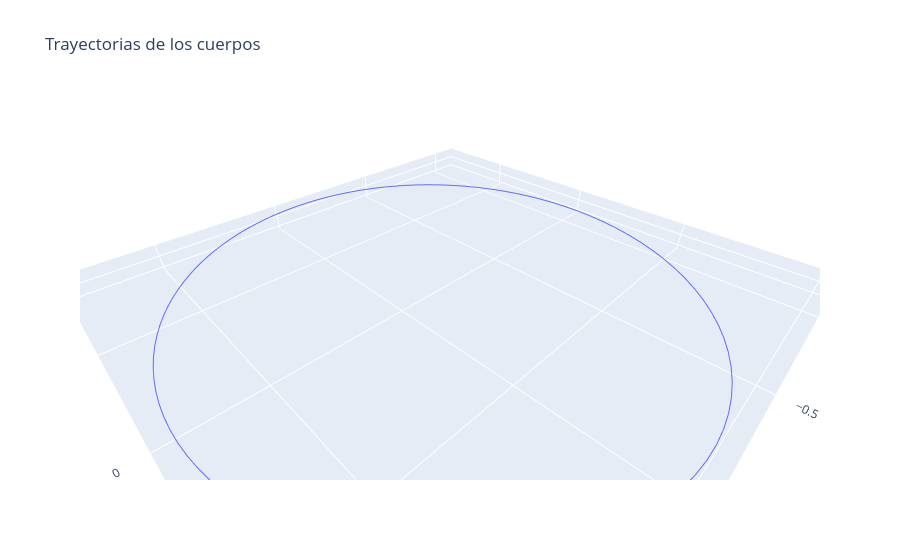

The code cell stored with this chart in its notebook:
### Code cell
# Graph in 3d
# graph !
fig = go.Figure()
fig.add_trace(go.Scatter3d(x=rvecs_apophis[:,0], y=rvecs_apophis[:,1], z=rvecs_apophis[:,2], mode='lines', name='Cuerpo 1'))
fig.update_layout(title='Trayectorias de los cuerpos', scene=dict(xaxis_title='X', yaxis_title='Y', zaxis_title='Z'))
# set the aspect ratio to be equal
fig.update_layout(scene_aspectmode='data')
fig.show()
